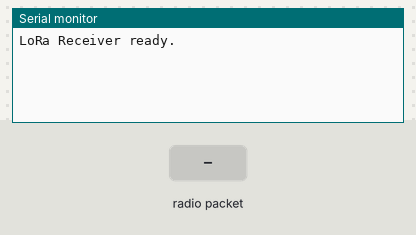
A sketch run on a simulated ESP32. Parts: the last lines printed to the serial monitor. The inputs (shaded band) are chosen by the test bench. No radio packets arrive unless stated.

Above: at 1.2 s.
1.3 s: radio packet "1" arrives
At 1.7 s:
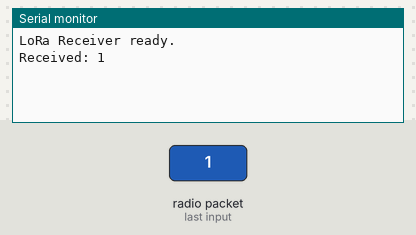
2.8 s: radio packet "0" arrives
At 4.0 s:
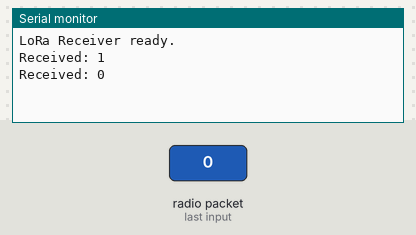
4.3 s: radio packet "2" arrives
At 5.2 s:
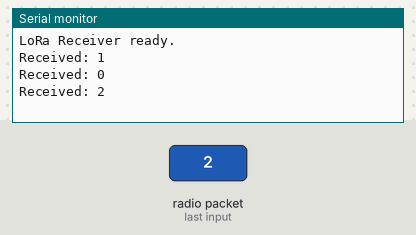

The sketch:

lora_receiver.ino
```cpp
// (licence header left out)
#include <SPI.h>
#include <LoRa.h>

#define ss    5
#define rst   14
#define dio0  2

void setup() {
  Serial.begin(115200);
  LoRa.setPins(ss, rst, dio0);
  if (!LoRa.begin(433E6)) {
    Serial.println("LoRa init failed!");
    while (true);
  }
  Serial.println("LoRa Receiver ready.");
}

void loop() {
  int packetSize = LoRa.parsePacket();
  if (packetSize) {
    String msg = "";
    while (LoRa.available()) {
      msg += (char)LoRa.read();
    }
    Serial.println("Received: " + msg);
  }
}
```

Measured:
- after the input at 1.3 s, the serial monitor: prints a new line at once (image 1)
- after the input at 2.8 s, the serial monitor: prints a new line at once (image 2)
- after the input at 4.3 s, the serial monitor: prints a new line at once (image 3)
